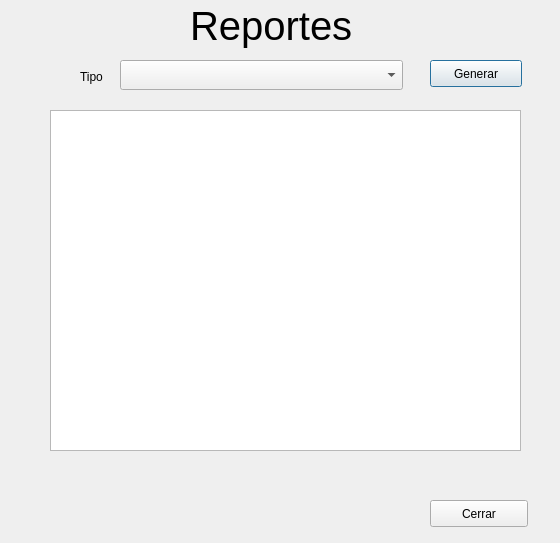
<?xml version="1.0" encoding="UTF-8"?>
<ui version="4.0">
 <class>dialog_cliente</class>
 <widget class="QDialog" name="dialog_cliente">
  <property name="windowModality">
   <enum>Qt::WindowModal</enum>
  </property>
  <property name="geometry">
   <rect>
    <x>0</x>
    <y>0</y>
    <width>560</width>
    <height>543</height>
   </rect>
  </property>
  <property name="windowTitle">
   <string>Consulta</string>
  </property>
  <widget class="QWidget" name="widget" native="true">
   <property name="geometry">
    <rect>
     <x>10</x>
     <y>10</y>
     <width>541</width>
     <height>481</height>
    </rect>
   </property>
   <widget class="QTableView" name="tb_reporte">
    <property name="geometry">
     <rect>
      <x>40</x>
      <y>100</y>
      <width>471</width>
      <height>341</height>
     </rect>
    </property>
   </widget>
   <widget class="QLabel" name="label_11">
    <property name="geometry">
     <rect>
      <x>70</x>
      <y>40</y>
      <width>41</width>
      <height>53</height>
     </rect>
    </property>
    <property name="text">
     <string>Tipo</string>
    </property>
   </widget>
   <widget class="QComboBox" name="cbo_reporte">
    <property name="geometry">
     <rect>
      <x>110</x>
      <y>50</y>
      <width>283</width>
      <height>30</height>
     </rect>
    </property>
    <property name="minimumSize">
     <size>
      <width>70</width>
      <height>30</height>
     </size>
    </property>
   </widget>
   <widget class="QLabel" name="label_12">
    <property name="geometry">
     <rect>
      <x>180</x>
      <y>-10</y>
      <width>181</width>
      <height>51</height>
     </rect>
    </property>
    <property name="font">
     <font>
      <pointsize>30</pointsize>
     </font>
    </property>
    <property name="text">
     <string>Reportes</string>
    </property>
   </widget>
   <widget class="QPushButton" name="btn_generar">
    <property name="geometry">
     <rect>
      <x>420</x>
      <y>50</y>
      <width>92</width>
      <height>27</height>
     </rect>
    </property>
    <property name="text">
     <string>Generar</string>
    </property>
   </widget>
  </widget>
  <widget class="QPushButton" name="btn_cerrar">
   <property name="geometry">
    <rect>
     <x>430</x>
     <y>500</y>
     <width>98</width>
     <height>27</height>
    </rect>
   </property>
   <property name="text">
    <string>Cerrar</string>
   </property>
  </widget>
 </widget>
 <resources/>
 <connections/>
</ui>
